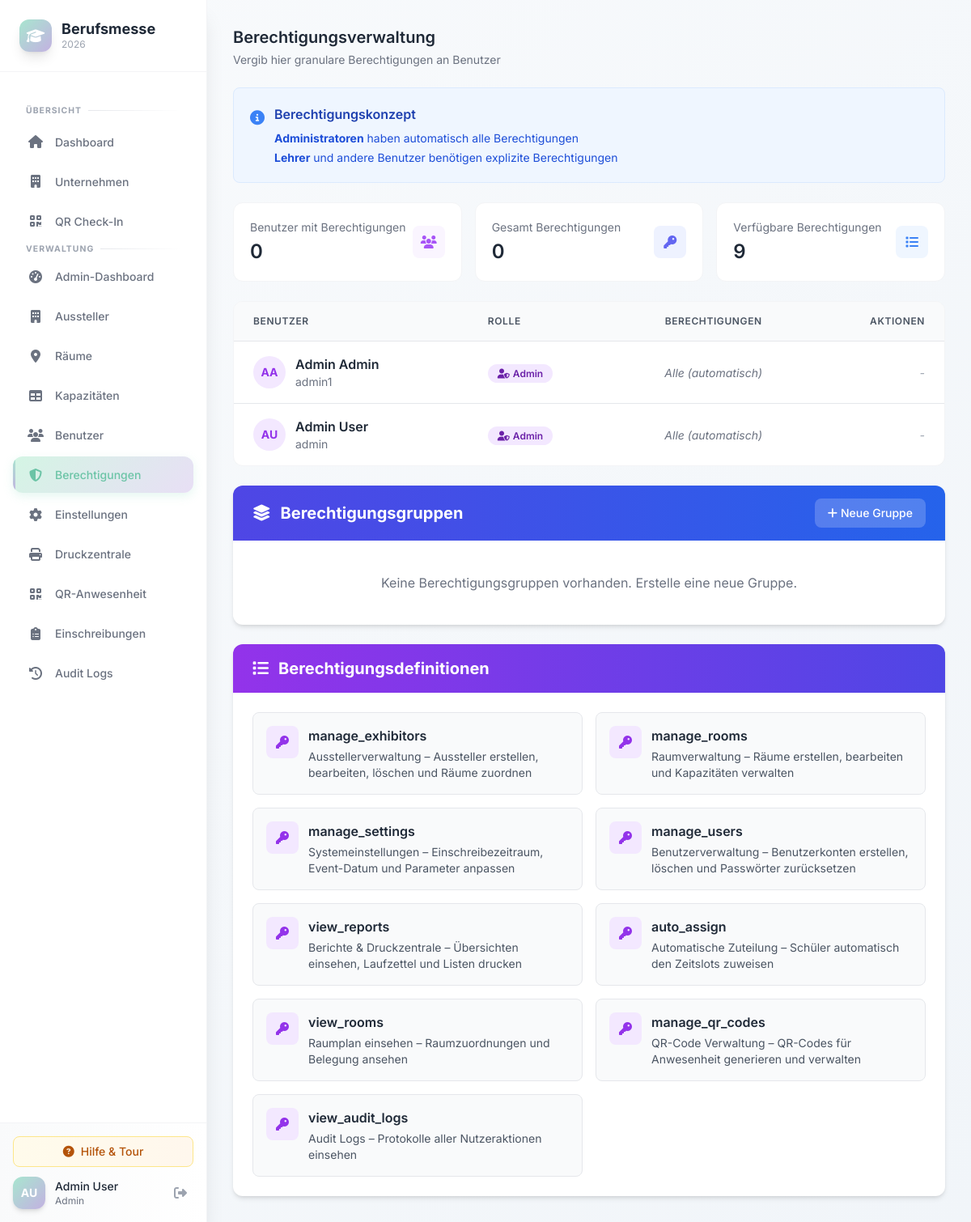
/index.php?page=admin-permissions (signed in), run on the app's committed database.
### tables this page shows
CREATE TABLE IF NOT EXISTS `users` (
  `id` int(11) NOT NULL AUTO_INCREMENT,
  `username` varchar(100) NOT NULL,
  `password` varchar(255) NOT NULL,
  `firstname` varchar(100) NOT NULL,
  `lastname` varchar(100) NOT NULL,
  `class` varchar(50) DEFAULT NULL,
  `role` enum('student','admin') DEFAULT 'student',
  `created_at` timestamp NOT NULL DEFAULT current_timestamp(),
  PRIMARY KEY (`id`),
  UNIQUE KEY `username` (`username`)
);

### functions.php (called while the page is built, shortened)
<?php
function getAvailablePermissions() {
    return [
        'manage_exhibitors' => 'Ausstellerverwaltung – Aussteller erstellen, bearbeiten, löschen und Räume zuordnen',
        'manage_rooms' => 'Raumverwaltung – Räume erstellen, bearbeiten und Kapazitäten verwalten',
        'manage_settings' => 'Systemeinstellungen – Einschreibezeitraum, Event-Datum und Parameter anpassen',
        'manage_users' => 'Benutzerverwaltung – Benutzerkonten erstellen, löschen und Passwörter zurücksetzen',
        'view_reports' => 'Berichte & Druckzentrale – Übersichten einsehen, Laufzettel und Listen drucken',
        'auto_assign' => 'Automatische Zuteilung – Schüler automatisch den Zeitslots zuweisen',
        'view_rooms' => 'Raumplan einsehen – Raumzuordnungen und Belegung ansehen',
        'manage_qr_codes' => 'QR-Code Verwaltung – QR-Codes für Anwesenheit generieren und verwalten',
        'view_audit_logs' => 'Audit Logs – Protokolle aller Nutzeraktionen einsehen'
    ];
}
?>

### pages/admin-permissions.php (the view, shortened to what this page needs)
<?php
$db = getDB();
$stmt = $db->query("
    SELECT u.*, COUNT(DISTINCT p.permission) as permission_count
    FROM users u
    LEFT JOIN user_permissions p ON u.id = p.user_id
    WHERE u.role IN ('admin', 'teacher')
    GROUP BY u.id
    ORDER BY u.role ASC, u.lastname ASC, u.firstname ASC
");
$users = $stmt->fetchAll();
$availablePermissions = getAvailablePermissions();
$permissionGroups = getPermissionGroups();
$stats = [];
$stmt = $db->query("SELECT COUNT(DISTINCT user_id) as count FROM user_permissions");
$stats['users_with_permissions'] = $stmt->fetch()['count'];
$stmt = $db->query("SELECT COUNT(*) as count FROM user_permissions");
$stats['total_permissions'] = $stmt->fetch()['count'];
?>
<div class="space-y-6">
    <div>
        <h2 class="text-xl font-semibold text-gray-800">Berechtigungsverwaltung</h2>
        <p class="text-sm text-gray-500 mt-1">Vergib hier granulare Berechtigungen an Benutzer</p>
    </div>
    <div class="bg-blue-50 border border-blue-100 p-5 rounded-lg">
        <div class="flex items-start">
            <i class="fas fa-info-circle text-blue-500 text-lg mr-3 mt-0.5"></i>
            <div>
                <h3 class="font-semibold text-blue-800 mb-2">Berechtigungskonzept</h3>
                <ul class="text-sm text-blue-700 space-y-1">
                    <li><strong>Administratoren</strong> haben automatisch alle Berechtigungen</li>
                    <li><strong>Lehrer</strong> und andere Benutzer benötigen explizite Berechtigungen</li>
                </ul>
            </div>
        </div>
    </div>
    <div class="grid grid-cols-1 md:grid-cols-3 gap-4">
        <div class="bg-white rounded-xl p-5 border border-gray-100">
            <div class="flex items-center justify-between">
                <div>
                    <p class="text-gray-500 text-sm mb-1">Benutzer mit Berechtigungen</p>
                    <p class="text-2xl font-semibold text-gray-800"><?php echo $stats['users_with_permissions']; ?></p>
                </div>
                <div class="w-10 h-10 rounded-lg bg-purple-50 flex items-center justify-center">
                    <i class="fas fa-users text-purple-500"></i>
                </div>
            </div>
        </div>
        <div class="bg-white rounded-xl p-5 border border-gray-100">
            <div class="flex items-center justify-between">
                <div>
                    <p class="text-gray-500 text-sm mb-1">Gesamt Berechtigungen</p>
                    <p class="text-2xl font-semibold text-gray-800"><?php echo $stats['total_permissions']; ?></p>
                </div>
                <div class="w-10 h-10 rounded-lg bg-indigo-50 flex items-center justify-center">
                    <i class="fas fa-key text-indigo-500"></i>
                </div>
            </div>
        </div>
        <div class="bg-white rounded-xl p-5 border border-gray-100">
            <div class="flex items-center justify-between">
                <div>
                    <p class="text-gray-500 text-sm mb-1">Verfügbare Berechtigungen</p>
                    <p class="text-2xl font-semibold text-gray-800"><?php echo count($availablePermissions); ?></p>
                </div>
                <div class="w-10 h-10 rounded-lg bg-blue-50 flex items-center justify-center">
                    <i class="fas fa-list text-blue-500"></i>
                </div>
            </div>
        </div>
    </div>
    <div class="bg-white rounded-xl border border-gray-100 overflow-hidden">
        <div class="overflow-x-auto">
            <table class="w-full">
                <thead class="bg-gray-50 border-b border-gray-200">
                    <tr>
                        <th class="px-6 py-4 text-left text-xs font-semibold text-gray-600 uppercase tracking-wider">Benutzer</th>
                        <th class="px-6 py-4 text-left text-xs font-semibold text-gray-600 uppercase tracking-wider">Rolle</th>
                        <th class="px-6 py-4 text-center text-xs font-semibold text-gray-600 uppercase tracking-wider">Berechtigungen</th>
                        <th class="px-6 py-4 text-right text-xs font-semibold text-gray-600 uppercase tracking-wider">Aktionen</th>
                    </tr>
                </thead>
                <tbody class="divide-y divide-gray-200">
                    <?php foreach ($users as $user):
                        $userPermissions = getUserPermissions($user['id']);
                    ?>
                    <tr class="hover:bg-gray-50 transition">
                        <td class="px-6 py-4">
                            <div class="flex items-center">
                                <div class="w-10 h-10 bg-purple-100 rounded-full flex items-center justify-center mr-3">
                                    <span class="font-bold text-sm text-purple-600">
                                        <?php echo strtoupper(substr($user['firstname'], 0, 1) . substr($user['lastname'], 0, 1)); ?>
                                    </span>
                                </div>
                                <div>
                                    <p class="font-semibold text-gray-800"><?php echo htmlspecialchars($user['firstname'] . ' ' . $user['lastname']); ?></p>
                                    <p class="text-sm text-gray-500"><?php echo htmlspecialchars($user['username']); ?></p>
                                </div>
                            </div>
                        </td>
                        <td class="px-6 py-4">
                            <?php if ($user['role'] === 'admin'): ?>
                                <span class="px-3 py-1 bg-purple-100 text-purple-800 rounded-full text-xs font-semibold">
                                    <i class="fas fa-user-shield mr-1"></i>Admin
                                </span>
                            <?php else: ?>
                                <span class="px-3 py-1 bg-green-100 text-green-800 rounded-full text-xs font-semibold">
                                    <i class="fas fa-chalkboard-teacher mr-1"></i>Lehrer
                                </span>
                            <?php endif; ?>
                        </td>
                        <td class="px-6 py-4 text-center">
                            <?php if ($user['role'] === 'admin'): ?>
                                <span class="text-gray-500 italic text-sm">Alle (automatisch)</span>
                            <?php else: ?>
                                <span class="px-3 py-1 bg-blue-100 text-blue-800 rounded-full text-sm font-semibold">
                                    <?php echo count($userPermissions); ?>
                                </span>
                            <?php endif; ?>
                        </td>
                        <td class="px-6 py-4 text-right">
                            <?php if ($user['role'] !== 'admin'): ?>
                                <div class="flex items-center justify-end gap-2">
                                    <?php if (!empty($permissionGroups)): ?>
                                    <form method="POST" class="inline-flex items-center gap-1">
                                        <input type="hidden" name="user_id" value="<?php echo $user['id']; ?>">
                                        <select name="group_id" class="text-xs border border-gray-300 rounded-lg px-2 py-1.5 focus:ring-2 focus:ring-indigo-500">
                                            <?php foreach ($permissionGroups as $group): ?>
                                            <option value="<?php echo $group['id']; ?>"><?php echo htmlspecialchars($group['name']); ?></option>
                                            <?php endforeach; ?>
                                        </select>
                                        <button type="submit" name="apply_group" value="1"
                                                class="px-2 py-1.5 bg-indigo-100 text-indigo-700 rounded-lg hover:bg-indigo-200 transition text-xs font-semibold"
                                                title="Gruppe anwenden">
                                            <i class="fas fa-layer-group"></i>
                                        </button>
                                    </form>
                                    <?php endif; ?>
                                    <button type="button"
                                            class="permission-btn px-4 py-2 bg-purple-600 text-white rounded-lg hover:bg-purple-700 transition text-sm font-semibold shadow-sm hover:shadow-md"
                                            data-user-id="<?php echo htmlspecialchars($user['id']); ?>"
                                            data-user-name="<?php echo htmlspecialchars($user['firstname'] . ' ' . $user['lastname']); ?>"
                                            data-permissions='<?php echo htmlspecialchars(json_encode($userPermissions), ENT_QUOTES, 'UTF-8'); ?>'>
                                        <i class="fas fa-shield-alt mr-2"></i>Berechtigungen
                                    </button>
                                </div>
                                </div>
                            <?php else: ?>
                                <span class="text-gray-400 text-sm italic">-</span>
                            <?php endif; ?>
                        </td>
                    </tr>
                    <?php endforeach; ?>
                </tbody>
            </table>
        </div>
    </div>
    <div class="bg-white rounded-xl shadow-md overflow-hidden">
        <div class="bg-gradient-to-r from-indigo-600 to-blue-600 text-white px-6 py-4">
            <div class="flex items-center justify-between">
                <h3 class="text-xl font-bold flex items-center">
                    <i class="fas fa-layer-group mr-3"></i>
                    Berechtigungsgruppen
                </h3>
                <button onclick="document.getElementById('createGroupModal').classList.remove('hidden');document.getElementById('createGroupModal').classList.add('flex')"
                        class="px-4 py-2 bg-white/20 text-white rounded-lg hover:bg-white/30 transition text-sm font-medium">
                    <i class="fas fa-plus mr-1"></i>Neue Gruppe
                </button>
            </div>
        </div>
        <div class="p-6">
            <?php if (empty($permissionGroups)): ?>
            <p class="text-gray-500 text-center py-4">Keine Berechtigungsgruppen vorhanden. Erstelle eine neue Gruppe.</p>
            <?php endif; ?>
        </div>
    </div>
    <div class="bg-white rounded-xl shadow-md overflow-hidden">
        <div class="bg-gradient-to-r from-purple-600 to-indigo-600 text-white px-6 py-4">
            <h3 class="text-xl font-bold flex items-center">
                <i class="fas fa-list mr-3"></i>
                Berechtigungsdefinitionen
            </h3>
        </div>
        <div class="p-6">
            <div class="grid grid-cols-1 md:grid-cols-2 gap-4">
                <?php foreach ($availablePermissions as $key => $description): ?>
                <div class="bg-gray-50 border border-gray-200 rounded-lg p-4">
                    <div class="flex items-start">
                        <div class="w-10 h-10 bg-purple-100 rounded-lg flex items-center justify-center mr-3 flex-shrink-0">
                            <i class="fas fa-key text-purple-600"></i>
                        </div>
                        <div>
                            <h4 class="font-semibold text-gray-800 mb-1"><?php echo $key; ?></h4>
                            <p class="text-sm text-gray-600"><?php echo $description; ?></p>
                        </div>
                    </div>
                </div>
                <?php endforeach; ?>
            </div>
        </div>
    </div>
</div>

### assets/css/design-system.css (style rules this page uses)
:root { --color-mint: #a8e6cf; --color-mint-light: #d4f5e4; --color-mint-dark: #6bc4a6; --color-lavender: #c3b1e1; --color-lavender-light: #e8dff5; --color-lavender-dark: #9b7fc7; --color-peach: #ffb7b2; --color-peach-light: #ffdad8; --color-peach-dark: #e8918a; --color-sky: #b5deff; --color-sky-light: #dceeff; --color-sky-dark: #7fc4ff; --color-butter: #fff3b0; --color-butter-light: #fff9d9; --color-butter-dark: #f5e080; --color-rose: #ffc8dd; --color-rose-light: #ffe4ee; --color-rose-dark: #ffafc7; --color-white: #ffffff; --color-gray-50: #f9fafb; --color-gray-100: #f3f4f6; --color-gray-200: #e5e7eb; --color-gray-300: #d1d5db; --color-gray-400: #9ca3af; --color-gray-500: #6b7280; --color-gray-600: #4b5563; --color-gray-700: #374151; --color-gray-800: #1f2937; --color-gray-900: #111827; --color-success: #a8e6cf; --color-success-dark: #4ade80; --color-warning: #fff3b0; --color-warning-dark: #fbbf24; --color-error: #ffb7b2; --color-error-dark: #f87171; --color-info: #b5deff; --color-info-dark: #60a5fa; --space-xs: 0.25rem; --space-sm: 0.5rem; --space-md: 1rem; --space-lg: 1.5rem; --space-xl: 2rem; --space-2xl: 3rem; --space-3xl: 4rem; --radius-sm: 0.375rem; --radius-md: 0.5rem; --radius-lg: 0.75rem; --radius-xl: 1rem; --radius-2xl: 1.5rem; --radius-full: 9999px; --shadow-xs: 0 1px 2px 0 rgb(0 0 0 / 0.05); --shadow-sm: 0 1px 3px 0 rgb(0 0 0 / 0.1), 0 1px 2px -1px rgb(0 0 0 / 0.1); --shadow-md: 0 4px 6px -1px rgb(0 0 0 / 0.1), 0 2px 4px -2px rgb(0 0 0 / 0.1); --shadow-lg: 0 10px 15px -3px rgb(0 0 0 / 0.1), 0 4px 6px -4px rgb(0 0 0 / 0.1); --shadow-xl: 0 20px 25px -5px rgb(0 0 0 / 0.1), 0 8px 10px -6px rgb(0 0 0 / 0.1); --shadow-glow-mint: 0 0 20px rgba(168, 230, 207, 0.4); --shadow-glow-lavender: 0 0 20px rgba(195, 177, 225, 0.4); --shadow-glow-peach: 0 0 20px rgba(255, 183, 178, 0.4); --transition-fast: 150ms cubic-bezier(0.4, 0, 0.2, 1); --transition-normal: 250ms cubic-bezier(0.4, 0, 0.2, 1); --transition-slow: 350ms cubic-bezier(0.4, 0, 0.2, 1); --transition-bounce: 500ms cubic-bezier(0.68, -0.55, 0.265, 1.55); --sidebar-width: 16rem; --sidebar-collapsed-width: 4.5rem; --header-height: 4rem; }
* { margin: 0; padding: 0; box-sizing: border-box; }
html { scroll-behavior: smooth; }
body { font-family: 'Inter', system-ui, -apple-system, BlinkMacSystemFont, 'Segoe UI', Roboto, sans-serif; color: var(--color-gray-800); background-color: var(--color-gray-50); line-height: 1.5; -webkit-font-smoothing: antialiased; -moz-osx-font-smoothing: grayscale; }

### index.php (style rules this page uses)
:root { --color-pastel-mint: #a8e6cf; --color-pastel-mint-light: #d4f5e4; --color-pastel-lavender: #c3b1e1; --color-pastel-lavender-light: #e8dff5; --color-pastel-peach: #ffb7b2; --color-pastel-peach-light: #ffdad8; --color-pastel-sky: #b5deff; --color-pastel-sky-light: #dceeff; --color-pastel-butter: #fff3b0; --color-pastel-rose: #ffc8dd; --color-primary: var(--color-pastel-mint); --color-primary-dark: #6bc4a6; --color-secondary: var(--color-pastel-lavender); --color-accent: var(--color-pastel-peach); --color-text-main: #1f2937; --color-text-muted: #6b7280; --color-border: #e5e7eb; --color-bg: #f9fafb; --sidebar-bg: #ffffff; --sidebar-text: #6b7280; --sidebar-text-active: #6bc4a6; --sidebar-hover: #f3f4f6; --sidebar-active-bg: #d4f5e4; --sidebar-width: 16rem; }
body { font-family: 'Inter', system-ui, -apple-system, sans-serif; color: var(--color-text-main); background: linear-gradient(135deg, #f8fafc 0%, #f1f5f9 100%); min-height: 100vh; }

### data on the page
users: firstname+lastname "AA", firstname+lastname "Admin Admin", username "admin1", role "admin" (drawn)
users: firstname+lastname "AU", firstname+lastname "Admin User", username "admin", role "admin" (drawn)

### other printed values
$_SESSION['firstname'] . ' ' . $_SESSION['lastname'] "Admin User"
$_SESSION['role'] "Admin"
$stats['users_with_permissions'] "0"
$stats['total_permissions'] "0"
count($availablePermissions) "9"
$key "manage_exhibitors"
$description "Ausstellerverwaltung – Aussteller erstellen, bearbeiten, löschen und Räume zuordnen"
$key "manage_rooms"
$description "Raumverwaltung – Räume erstellen, bearbeiten und Kapazitäten verwalten"
$key "manage_settings"
$description "Systemeinstellungen – Einschreibezeitraum, Event-Datum und Parameter anpassen"
$key "manage_users"
$description "Benutzerverwaltung – Benutzerkonten erstellen, löschen und Passwörter zurücksetzen"
$key "view_reports"
$description "Berichte & Druckzentrale – Übersichten einsehen, Laufzettel und Listen drucken"
